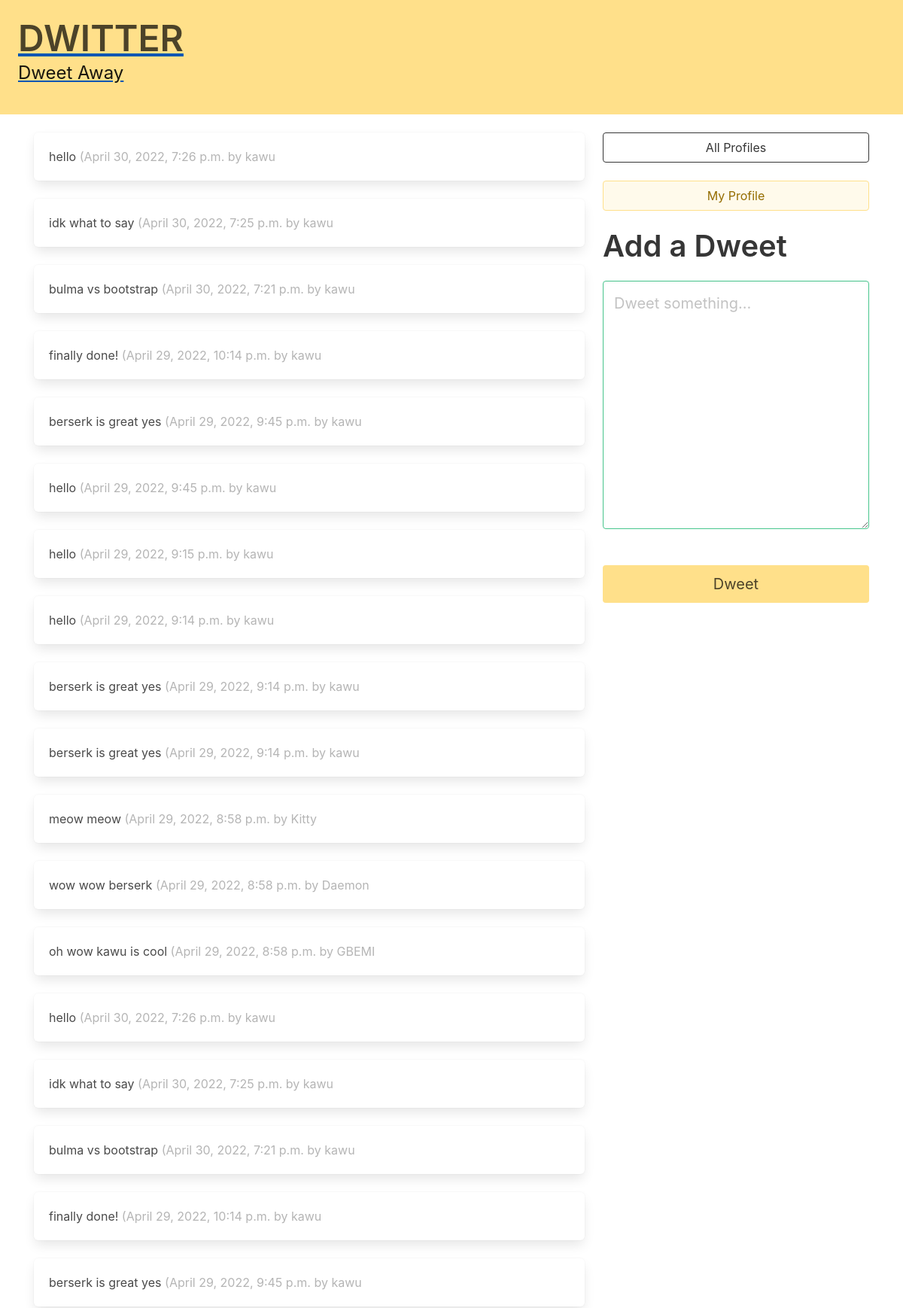
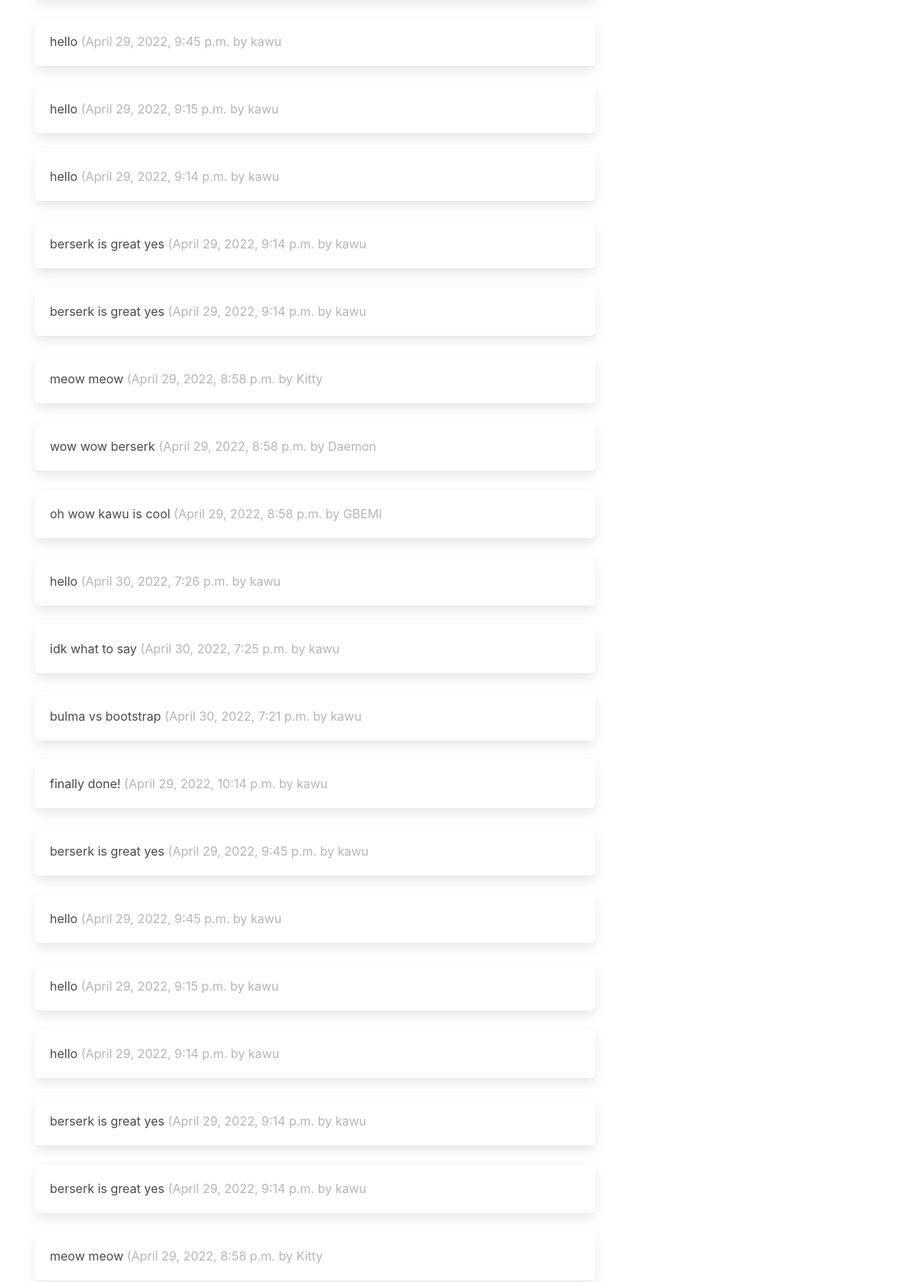
The app's page / (signed in, upper part) with its own data (2 pictures, top to bottom).
### dwitter/models.py (models this page shows, shortened)
class Dweet(models.Model):
    user = models.ForeignKey(
        User, related_name="dweets", on_delete=models.DO_NOTHING
    )
    body = models.CharField(max_length=140)
    created_at = models.DateTimeField(auto_now_add=True)

### dwitter/views.py (the view)
# urls.py: path("", dashboard, name="dashboard"),
def dashboard(request):
    form = DweetForm(request.POST or None)
    if request.method == "POST":
        if form.is_valid():
            dweet = form.save(commit=False)
            dweet.user = request.user
            dweet.save()
            return redirect("dwitter:dashboard")
    followed_dweets = Dweet.objects.filter(
        user__profile__in=request.user.profile.follows.all()
    ).order_by("-created_at")
    return render(
        request,
        "dwitter/dashboard.html",
        {"form": form, "dweets": followed_dweets},
    )

### dwitter/forms.py
class DweetForm(forms.ModelForm):
    body = forms.CharField(
        required=True,
        widget=forms.widgets.Textarea(
            attrs={
                "placeholder": "Dweet something...",
                "class": "textarea is-success is-medium",
            }
        ),
        label="",
    )
    class Meta:
        model = Dweet
        exclude = ("user", )

### dwitter/templates/dwitter/dashboard.html (shortened to what this page needs)
{% extends 'base.html' %}
{% block content %}
<div class="column">
    {% for followed in user.profile.follows.all %}
    {% for dweet in dweets %}
    <div class="box">
        {{dweet.body}}
        <span class="is-small has-text-grey-light">
            ({{ dweet.created_at }} by {{ dweet.user.username }}
        </span>
    </div>
{% endfor %}
    {% endfor %}
</div>
<div class="column is-one-third">
    <div class="block">
        <a href="{% url 'dwitter:profile_list' %} ">
            <button class="button is-dark is-outlined is-fullwidth">
                All Profiles
            </button>
        </a>
    </div>
    <div class="block">
        <a href="{% url 'dwitter:profile' request.user.profile.id %} ">
            <button class="button is-warning is-light is-outlined is-fullwidth">
                My Profile
            </button>
        </a>
    </div>
    <div class="block">
        <div class="block">
            <h2 class="title is-2">Add a Dweet</p>
        </div>
        <div class="block">
            <form method="post">
                {{ form.as_p }}
                <button class="button is-warning is-fullwidth is-medium mt-5"
                        type="submit">Dweet
                </button>
            </form>
        </div>
    </div>
</div>
{% endblock content %}

### records on screen
Dweet: body "hello", created_at "April 30, 2022, 7:26 p.m.", user.username "kawu"
Dweet: body "idk what to say", created_at "April 30, 2022, 7:25 p.m.", user.username "kawu"
Dweet: body "bulma vs bootstrap", created_at "April 30, 2022, 7:21 p.m.", user.username "kawu"
Dweet: body "finally done!", created_at "April 29, 2022, 10:14 p.m.", user.username "kawu"
Dweet: body "berserk is great yes", created_at "April 29, 2022, 9:45 p.m.", user.username "kawu"
Dweet: body "hello", created_at "April 29, 2022, 9:45 p.m.", user.username "kawu"
Dweet: body "hello", created_at "April 29, 2022, 9:15 p.m.", user.username "kawu"
Dweet: body "hello", created_at "April 29, 2022, 9:14 p.m.", user.username "kawu"
Dweet: body "berserk is great yes", created_at "April 29, 2022, 9:14 p.m.", user.username "kawu"
Dweet: body "berserk is great yes", created_at "April 29, 2022, 9:14 p.m.", user.username "kawu"
Dweet: body "meow meow", created_at "April 29, 2022, 8:58 p.m.", user.username "Kitty"
Dweet: body "wow wow berserk", created_at "April 29, 2022, 8:58 p.m.", user.username "Daemon"
Dweet: body "oh wow kawu is cool", created_at "April 29, 2022, 8:58 p.m.", user.username "GBEMI"
